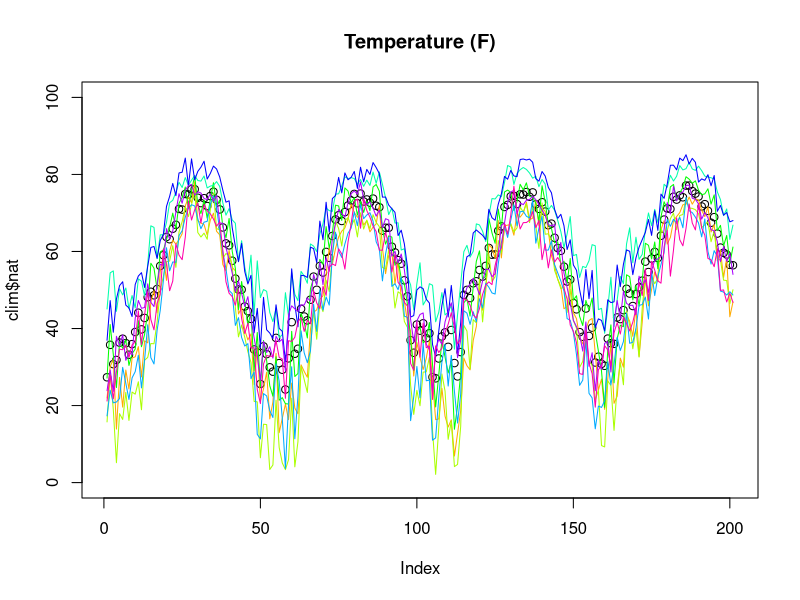
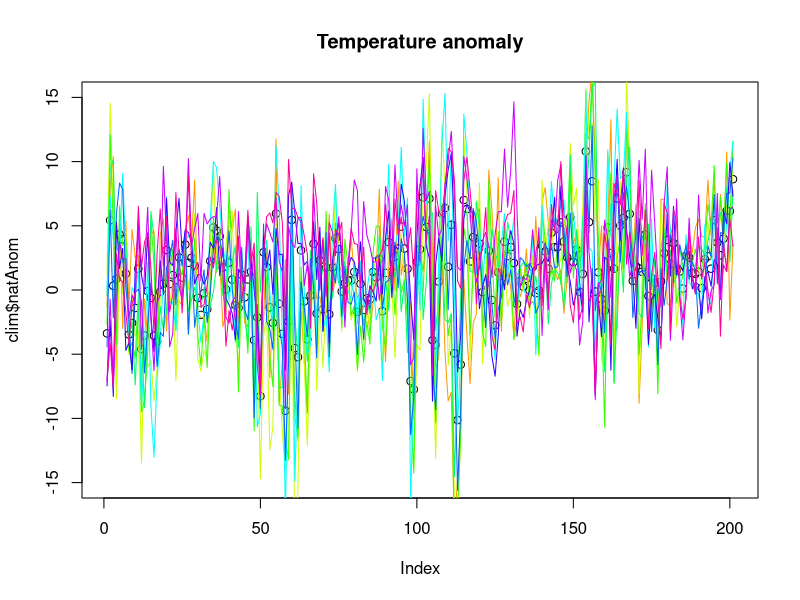

The R script that drew these images, in order: (Note: this script raises an error after producing the figures.)
#####################################
# GET CLIMATE DATA

## title: "Forecasting Flu Template"
## author: "Underdog"
## date: "19 October 2016"


rm(list=ls())
script_name <- "clim_data"
# Downloaded from: http://www.ncdc.noaa.gov/temp-and-precip/us-weekly/
# Click on excel logo. Then I copy pasted the text file into excel, saved it as a text and then imported
# this text file in a new spread sheet and saved it as .csv

# In this new spread sheet, I have manually removed the first row (saying temp in F etc), and the " from
# first and last column. Then saved this as weekly_temp_raw.csv

# Load data
clim = read.csv("./Data/Weekly_temp_raw2.csv", colClasses="character")

# Add week number, year 2014 has 53 weeks
clim$week = c(c(1:52),c(1:53),c(1:52),c(1:44)) # When loading in new data, change the last figure to the current week
clim$week = ifelse(clim$week %in%c(1:9), paste0("0",clim$week), clim$week)
clim$year = c(rep("2013",52),rep("2014",53),rep("2015",52),rep("2016",44)) # idem

# Create weekname variable
clim$weekname = paste0(clim$year, "-",clim$week)

# Plot temp
plot(clim$nat, main="Temperature (F)", ylim=c(0,100))
col=rainbow(length(c(2:10)))
for(i in c(2:10)){
  lines(clim[,i], col=col[i])  
}

# Temperature patterns seems quite similar across the regions


#  Plot Temperature anomalies
plot(clim$natAnom, main="Temperature anomaly", ylim=c(-15,15))
col=rainbow(length(c(11:20)))
for(i in c(11:20)){
  lines(clim[,i], col=col[i-10])  
}

clim = clim%>%dplyr::select(weekname,nat,natAnom) %>% mutate(nat = as.numeric(nat), 
                                                             natAnom=as.numeric(natAnom))
names(clim) = c("weekname","temp_av","temp_anom_av")


########################################
#### save & load
savename <- paste0("./Data/", script_name, ".Rda")
save(clim,file = savename)
